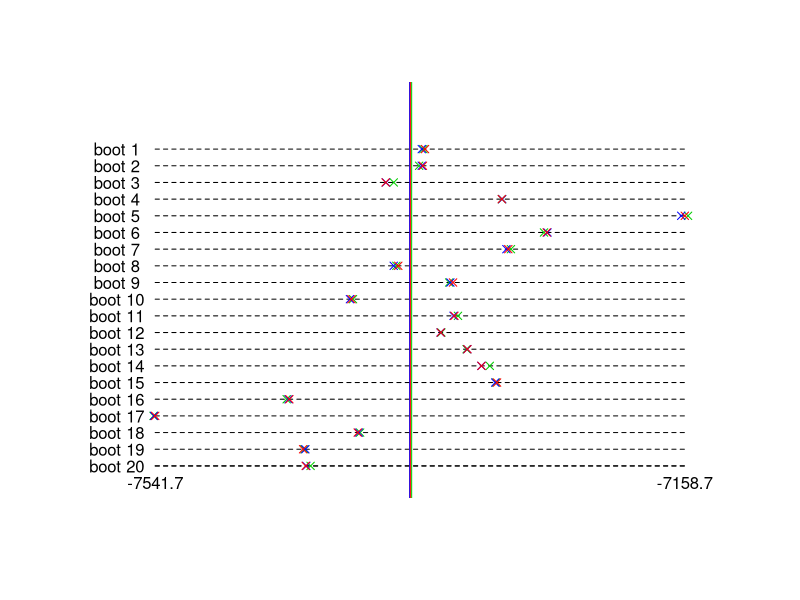
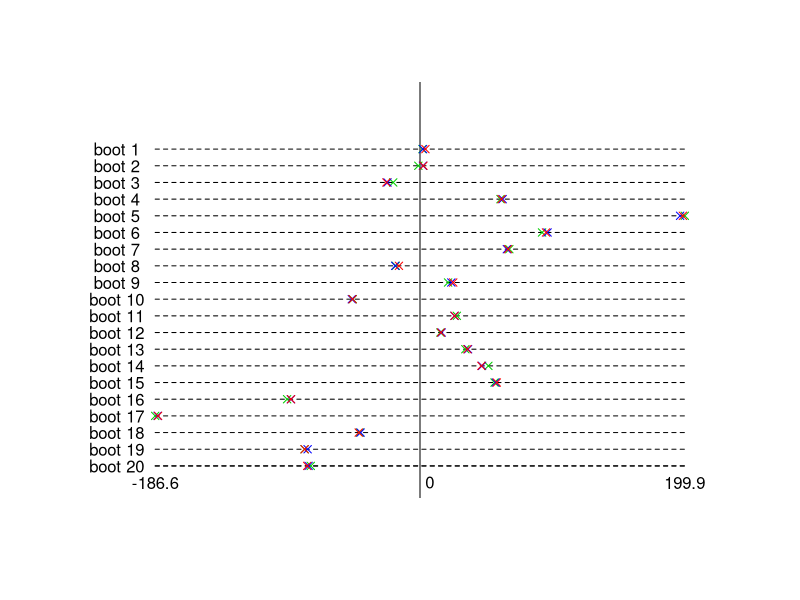

Write the R code that produced these figures, in order. (Note: this script raises an error after producing the figures.)
#!/usr/bin/env R
t = read.table('sitelnL3000.csv', sep='\t', header=TRUE)

d1.2 = 2*(t$tree1 - t$tree2)
d1.3 = 2*(t$tree1 - t$tree3)

nsites = length(d1.2)


    
t$tree1 = -t$tree1
t$tree2 = -t$tree2
t$tree3 = -t$tree3
t$tree4 = -t$tree4
t$tree5 = -t$tree5
t$tree6 = -t$tree6
t$tree7 = -t$tree7
t$tree8 = -t$tree8
t$tree9 = -t$tree9
t$tree10 = -t$tree10
t$tree11 = -t$tree11
t$tree12 = -t$tree12
t$tree13 = -t$tree13
t$tree14 = -t$tree14
t$tree15 = -t$tree15
lnL1 = -sum(t$tree1)
lnL2 = -sum(t$tree2)
lnL3 = -sum(t$tree3)


bootstrap = function(lnLList, nreps) {
    ntrees = length(lnLList);
    nsites = length(lnLList[[1]]);
    inds = seq(1, nsites);
    b = c();
    for (r in seq(1, nreps)) {
        rinds = sample(inds, replace=TRUE);
        s = c();
        for (j in seq(1, ntrees)) {
            resam = lnLList[[j]][rinds]
            s[[j]] = sum(resam)
        }
        b[[r]] = s
    }
    b
}

d = list(t$tree1, t$tree2, t$tree3
    #    , t$tree4, t$tree5, t$tree6, t$tree7, t$tree8, t$tree9, t$tree10 , t$tree11 , t$tree12 , t$tree13 , t$tree14 , t$tree15
       )

ntrees = length(d);
scores = c()
for (i in seq(ntrees)) {
    scores[i] = sum(d[[i]])
}
mle.score = max(scores)
obs.ts =  scores - mle.score

nreps = 250
num.to.plot = 20
bs = bootstrap(d, nreps)
print(c("bs=", bs))


nsites = length(d[[1]]);
mean.list = rep(0, ntrees)
min.list = rep(0, ntrees)
max.list = rep(0, ntrees)
for (i in seq(1, ntrees)) {
    mean.v = 0;
    max.v = -11e300;
    min.v = 0;
    for (j in seq(1, nreps)) {
        v = bs[[j]][[i]];
        print(c("v=", v))
        mean.v = mean.v + v
        if (j <= num.to.plot) {
            min.v = min(min.v, v);
            max.v = max(max.v, v);
        }
    }
    mean.list[[i]] = mean.v/nreps
    min.list[[i]] = min.v
    max.list[[i]] = max.v
}

print(c("mean.list=", mean.list))
print(c("min.list=", min(min.list)))
print(c("max.list=", max(max.list)))


c.max.v = -11e300;
c.min.v = 0;
centered = c()
for (j in seq(1, nreps)) {
    row.list = c()
    for (i in seq(1, ntrees)) {
        v = bs[[j]][[i]] - mean.list[[i]];
        row.list[[i]] = v;
        if (j <= num.to.plot) {
            c.max.v = max(c.max.v, v);
            c.min.v = min(c.min.v, v);
        }
    }
    centered[[j]] = row.list;
}

u.real.width = max.v - min.v
c.real.width = c.max.v - c.min.v

denom = 1 + num.to.plot
uoffset = 0.1
uwidth = 1.1

colors = c( "#00CC00", # dark green
            "#0000FF", # bright blue
            "#FF0000"  # bright red
          , "#BBDD00" # yellow
          , "#DD00FF" # purple
          , "#DDBB00" # orange
          , "#00FFFF" #  cyan
          , "#9999FF" # cornflower blue
          , "#FF8888" # pink
          , "#99FF99" #light green
          , "#333399" # dark blue
          , "#BB4444" # salmon
          , "#666600" # brown
          , "#000000" # black
          , "#999999" # grey
          )

pdf("sh_test_uncentered_plots.pdf")
plot(x=c(uoffset, uoffset + uwidth), y=c(1/denom, 1/denom), type='l', lty=2, 
     xlim=c(0, uwidth + 2*uoffset), 
     ylim=c(0, 1.1), axes=FALSE, ylab="", xlab="", main="")
for (i in seq(num.to.plot)) {
    text(0.02, 1 - i/denom, paste('boot', as.character(i), sep=' '))
    lines(c(uoffset, uoffset + uwidth), c(i/denom, i/denom), lty=2)
}
text(uoffset, 0, as.character(round(min.v, 1)))
text(uoffset + uwidth, 0, as.character(round(max.v, 1)))
for (j in seq(ntrees)) {
    abline(v=uoffset + uwidth*(mean.list[[j]] - min.v)/u.real.width, col=colors[j], cex=0.5)
}
for (i in seq(num.to.plot)) {
    y = 1 - i/denom
    for (j in seq(ntrees)) {
        points(uoffset + uwidth*(bs[[i]][[j]] - min.v)/u.real.width, y, col=colors[j], pch=4)
    }
}
dev.off()


coffset = 0.1
cwidth = 1.1

pdf("sh_test_centered_plots.pdf")

plot(x=c(uoffset, uoffset + uwidth), y=c(1/denom, 1/denom), type='l', lty=2, 
     xlim=c(0, 2*coffset + cwidth), 
     ylim=c(0,1.1), axes=FALSE, ylab="", xlab="", main="")
for (i in seq(num.to.plot)) {
    text(0.02, 1 - i/denom, paste('boot', as.character(i), sep=' '))
    lines(c(coffset, coffset + cwidth), c(i/denom,  i/denom), lty=2)
}
abline(v=coffset + cwidth/2)
text(coffset, 0, as.character(round(c.min.v, 1)))
text(0.02 + coffset + cwidth/2, 0.0, "0")
text(coffset + cwidth, 0.0, as.character(round(c.max.v, 1)))

for (i in seq(num.to.plot)) {
    y = 1 - i/denom
    for (j in seq(ntrees)) {
        points(coffset + cwidth*(centered[[i]][[j]] - c.min.v)/c.real.width, y, col=colors[j], pch=4)
    }
}

dev.off()



coffset = uoffset
cwidth = uwidth
toffset = 0.1
twidth = cwidth

t.max.v = 0.0
t.min.v = 0.0
boot.ts = c()
for (j in seq(1, nreps)) {
    t.row.list = c()
    for (i in seq(1, ntrees)) {
        c.max.row = max(centered[[j]]) ;
        t.row.list = centered[[j]] - c.max.row  ;
        if (j <= num.to.plot) {
            t.min.v = min(t.min.v, min(t.row.list));
        }
    }
    boot.ts[[j]] = t.row.list;
}
t.real.width = -t.min.v;
pdf("sh_test_stat_plots.pdf")

plot(x=c(coffset, coffset + cwidth), y=c(1/denom, 1/denom), type='l', lty=2, 
     xlim=c(0,toffset + twidth + coffset), 
     ylim=c(0,1.1), axes=FALSE, ylab="", xlab="", main="")
for (i in seq(num.to.plot)) {
    text(0.02, 1 - i/denom, paste('boot', as.character(i), sep=' '))
    lines(c(toffset, toffset + twidth), c(i/denom, i/denom), lty=2)
    lines(c(coffset, coffset + cwidth), c(i/denom,  i/denom), lty=2)
}
text(toffset - 0.01 , 0, "0")
mts = min(obs.ts)
text(toffset - twidth*mts/t.real.width + 0.03, 0.0, as.character(round(2*mts, 1)))

for (i in seq(num.to.plot)) {
    y = 1 - i/denom
    for (j in seq(ntrees)) {
        vts = boot.ts[[i]][[j]]
        print(c("testing ", vts, "<=", obs.ts[[j]]))
        if (vts <= obs.ts[[j]]) {
            point.type = 4
        }
        else {
            point.type = 3
        }
        points(toffset - twidth*vts/t.real.width, y, col=colors[j], pch=point.type)
    }
}

for (j in seq(ntrees)) {
    abline(v=toffset + - twidth*obs.ts[[j]]/t.real.width, col=colors[j], cex=0.5)
}


print(c("obs.ts = ", obs.ts))
dev.off()












